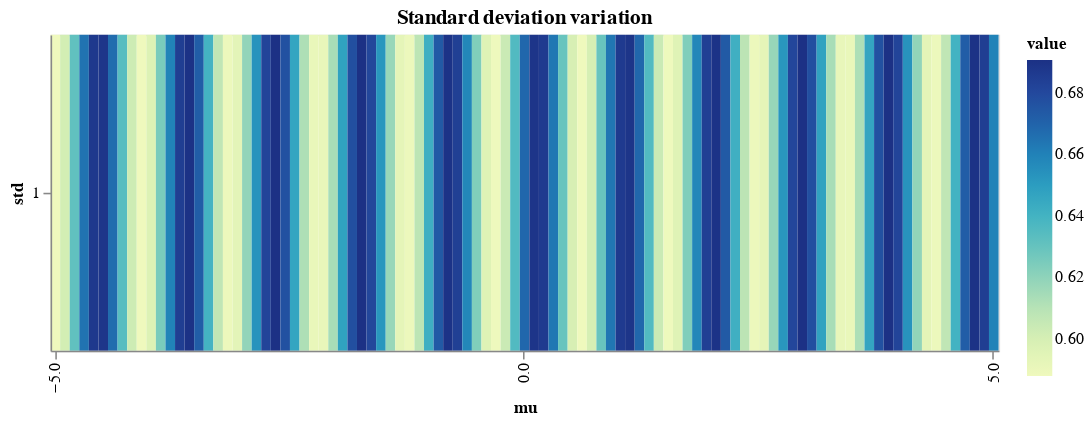

This figure's notebook cell:
### Markdown cell above
Standard deviation: 1.0

### Code cell
intensity_plot

### Figure 1 — Vega-Lite specification as saved in the notebook (floating-point values rounded to 4 significant figures)
{"config": {"view": {"continuousWidth": 400, "continuousHeight": 300}}, "data": {"name": "data-1224903385c5fb0bb84bfd6998b6b0fb"}, "mark": "rect", "encoding": {"color": {"field": "value", "type": "quantitative"}, "tooltip": {"field": "value", "type": "quantitative"}, "x": {"axis": {"format": ".1f", "values": [-5.0, -4.5, -4.0, -3.5, -3.0, -2.5, -2.0, -1.5, -1.0, -0.5, 0.0, 0.5, 1.0, 1.5, 2.0, 2.5, 3.0, 3.5, 4.0, 4.5, 5.0]}, "field": "mu", "type": "ordinal"}, "y": {"field": "std", "type": "ordinal"}}, "height": 200, "selection": {"selector002": {"type": "interval", "bind": "scales", "encodings": ["x", "y"]}}, "title": "Standard deviation variation", "width": 600, "$schema": "https://vega.github.io/schema/vega-lite/v4.17.0.json", "datasets": {"data-1224903385c5fb0bb84bfd6998b6b0fb": [{"mu": -5.0, "std": 1.0, "value": 0.5883}, {"mu": -4.898, "std": 1.0, "value": 0.601}, {"mu": -4.796, "std": 1.0, "value": 0.6312}, {"mu": -4.694, "std": 1.0, "value": 0.6649}, {"mu": -4.592, "std": 1.0, "value": 0.687}, {"mu": -4.49, "std": 1.0, "value": 0.6884}, {"mu": -4.388, "std": 1.0, "value": 0.6671}, {"mu": -4.286, "std": 1.0, "value": 0.6339}, {"mu": -4.184, "std": 1.0, "value": 0.6029}, {"mu": -4.082, "std": 1.0, "value": 0.5882}, {"mu": -3.98, "std": 1.0, "value": 0.5972}, {"mu": -3.878, "std": 1.0, "value": 0.6253}, {"mu": -3.776, "std": 1.0, "value": 0.6596}, {"mu": -3.673, "std": 1.0, "value": 0.6847}, {"mu": -3.571, "std": 1.0, "value": 0.69}, {"mu": -3.469, "std": 1.0, "value": 0.6721}, {"mu": -3.367, "std": 1.0, "value": 0.6398}, {"mu": -3.265, "std": 1.0, "value": 0.6074}, {"mu": -3.163, "std": 1.0, "value": 0.5894}, {"mu": -3.061, "std": 1.0, "value": 0.5941}, {"mu": -2.959, "std": 1.0, "value": 0.6194}, {"mu": -2.857, "std": 1.0, "value": 0.6537}, {"mu": -2.755, "std": 1.0, "value": 0.6816}, {"mu": -2.653, "std": 1.0, "value": 0.6906}, {"mu": -2.551, "std": 1.0, "value": 0.6767}, {"mu": -2.449, "std": 1.0, "value": 0.6462}, {"mu": -2.347, "std": 1.0, "value": 0.6123}, {"mu": -2.245, "std": 1.0, "value": 0.591}, {"mu": -2.143, "std": 1.0, "value": 0.5916}, {"mu": -2.041, "std": 1.0, "value": 0.6139}, {"mu": -1.939, "std": 1.0, "value": 0.6478}, {"mu": -1.837, "std": 1.0, "value": 0.6776}, {"mu": -1.735, "std": 1.0, "value": 0.6906}, {"mu": -1.633, "std": 1.0, "value": 0.6806}, {"mu": -1.531, "std": 1.0, "value": 0.6521}, {"mu": -1.429, "std": 1.0, "value": 0.6177}, {"mu": -1.327, "std": 1.0, "value": 0.5934}, {"mu": -1.224, "std": 1.0, "value": 0.5897}, {"mu": -1.122, "std": 1.0, "value": 0.6086}, {"mu": -1.02, "std": 1.0, "value": 0.6417}, {"mu": -0.9184, "std": 1.0, "value": 0.6736}, {"mu": -0.8163, "std": 1.0, "value": 0.6899}, {"mu": -0.7143, "std": 1.0, "value": 0.6837}, {"mu": -0.6122, "std": 1.0, "value": 0.658}, {"mu": -0.5102, "std": 1.0, "value": 0.6235}, {"mu": -0.4082, "std": 1.0, "value": 0.5962}, {"mu": -0.3061, "std": 1.0, "value": 0.5884}, {"mu": -0.2041, "std": 1.0, "value": 0.6041}, {"mu": -0.102, "std": 1.0, "value": 0.6356}, {"mu": 0.0, "std": 1.0, "value": 0.6687}, {"mu": 0.102, "std": 1.0, "value": 0.6889}, {"mu": 0.2041, "std": 1.0, "value": 0.6863}, {"mu": 0.3061, "std": 1.0, "value": 0.6636}, {"mu": 0.4082, "std": 1.0, "value": 0.6294}, {"mu": 0.5102, "std": 1.0, "value": 0.5998}, {"mu": 0.6122, "std": 1.0, "value": 0.588}, {"mu": 0.7143, "std": 1.0, "value": 0.6}, {"mu": 0.8163, "std": 1.0, "value": 0.6294}, {"mu": 0.9184, "std": 1.0, "value": 0.6637}, {"mu": 1.02, "std": 1.0, "value": 0.6863}, {"mu": 1.122, "std": 1.0, "value": 0.6889}, {"mu": 1.224, "std": 1.0, "value": 0.6687}, {"mu": 1.327, "std": 1.0, "value": 0.6356}, {"mu": 1.429, "std": 1.0, "value": 0.6041}, {"mu": 1.531, "std": 1.0, "value": 0.5884}, {"mu": 1.633, "std": 1.0, "value": 0.5964}, {"mu": 1.735, "std": 1.0, "value": 0.6235}, {"mu": 1.837, "std": 1.0, "value": 0.6581}, {"mu": 1.939, "std": 1.0, "value": 0.6838}, {"mu": 2.041, "std": 1.0, "value": 0.6899}, {"mu": 2.143, "std": 1.0, "value": 0.6736}, {"mu": 2.245, "std": 1.0, "value": 0.6416}, {"mu": 2.347, "std": 1.0, "value": 0.6089}, {"mu": 2.449, "std": 1.0, "value": 0.5895}, {"mu": 2.551, "std": 1.0, "value": 0.5934}, {"mu": 2.653, "std": 1.0, "value": 0.6179}, {"mu": 2.755, "std": 1.0, "value": 0.6522}, {"mu": 2.857, "std": 1.0, "value": 0.6807}, {"mu": 2.959, "std": 1.0, "value": 0.6906}, {"mu": 3.061, "std": 1.0, "value": 0.6775}, {"mu": 3.163, "std": 1.0, "value": 0.6477}, {"mu": 3.265, "std": 1.0, "value": 0.6139}, {"mu": 3.367, "std": 1.0, "value": 0.5916}, {"mu": 3.469, "std": 1.0, "value": 0.591}, {"mu": 3.571, "std": 1.0, "value": 0.6125}, {"mu": 3.673, "std": 1.0, "value": 0.6463}, {"mu": 3.776, "std": 1.0, "value": 0.6766}, {"mu": 3.878, "std": 1.0, "value": 0.6906}, {"mu": 3.98, "std": 1.0, "value": 0.6816}, {"mu": 4.082, "std": 1.0, "value": 0.6536}, {"mu": 4.184, "std": 1.0, "value": 0.6192}, {"mu": 4.286, "std": 1.0, "value": 0.5938}, {"mu": 4.388, "std": 1.0, "value": 0.5894}, {"mu": 4.49, "std": 1.0, "value": 0.6076}, {"mu": 4.592, "std": 1.0, "value": 0.64}, {"mu": 4.694, "std": 1.0, "value": 0.6722}, {"mu": 4.796, "std": 1.0, "value": 0.69}, {"mu": 4.898, "std": 1.0, "value": 0.6847}, {"mu": 5.0, "std": 1.0, "value": 0.6595}]}}
